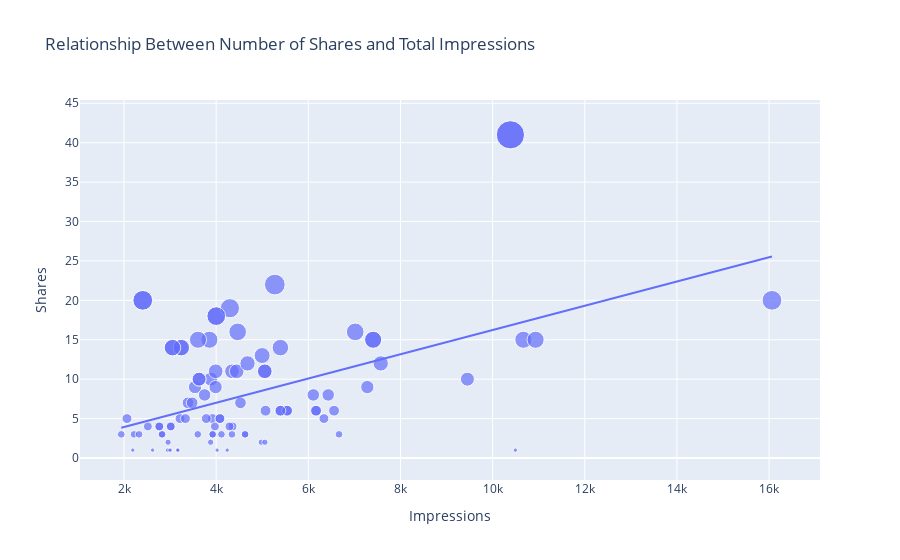

Here is the notebook cell this chart was saved with:
### Markdown cell above
Estimating the realationship between the number of impresssion and the number of shares, we can create a plot by visualizaing it below.

### Code cell
figure = px.scatter(data_frame = data, x="Impressions",
                    y="Shares", size="Shares", trendline="ols", 
                    title = "Relationship Between Number of Shares and Total Impressions")
figure.show()

### Figure 1 — Plotly figure (JSON) as saved in the notebook; plotly's stock layout.template omitted (floating-point values rounded to 4 significant figures)
{"data": [{"hovertemplate": "Impressions=%{x}<br>Shares=%{marker.size}<extra></extra>", "legendgroup": "", "marker": {"color": "#636efa", "size": [5, 14, 1, 7, 4, 10, 1, 9, 8, 3, 3, 14, 11, 5, 10, 11, 18, 1, 6, 20, 5, 4, 9, 14, 3, 5, 6, 4, 3, 4, 3, 15, 4, 3, 8, 0, 3, 11, 1, 3, 20, 13, 4, 2, 5, 19, 10, 3, 15, 41, 1, 16, 1, 8, 15, 9, 2, 7, 16, 14, 6, 5, 1, 0, 12, 5, 0, 15, 2, 3, 7, 0, 15, 6, 6, 0, 1, 11, 2, 6, 12, 22, 11, 18, 1, 6, 20, 10, 3, 15, 41, 1, 14, 3, 5, 6, 4, 3, 4], "sizemode": "area", "sizeref": 0.1025, "symbol": "circle"}, "mode": "markers", "name": "", "orientation": "v", "showlegend": false, "type": "scatter", "x": [3920, 5394, 4021, 4528, 2518, 3884, 2621, 3541, 3749, 4115, 2218, 3234, 4344, 3216, 9453, 5055, 4002, 3169, 6168, 2407, 2064, 3973, 7281, 3052, 4628, 4082, 5394, 2766, 3924, 3015, 6666, 3854, 4355, 4343, 6108, 2523, 2327, 3990, 2191, 1941, 16062, 4998, 4289, 3880, 3786, 4298, 3630, 2826, 7407, 10386, 2998, 7018, 2941, 6432, 10667, 3988, 4978, 3388, 4467, 3246, 5072, 6339, 4239, 3454, 7571, 3333, 3818, 10933, 5058, 3601, 3480, 3525, 3606, 5542, 6559, 3623, 10493, 4446, 2957, 5538, 4681, 5273, 5055, 4002, 3169, 6168, 2407, 3630, 2826, 7407, 10386, 2998, 3052, 4628, 4082, 5394, 2766, 3924, 3015], "xaxis": "x", "y": [5, 14, 1, 7, 4, 10, 1, 9, 8, 3, 3, 14, 11, 5, 10, 11, 18, 1, 6, 20, 5, 4, 9, 14, 3, 5, 6, 4, 3, 4, 3, 15, 4, 3, 8, 0, 3, 11, 1, 3, 20, 13, 4, 2, 5, 19, 10, 3, 15, 41, 1, 16, 1, 8, 15, 9, 2, 7, 16, 14, 6, 5, 1, 0, 12, 5, 0, 15, 2, 3, 7, 0, 15, 6, 6, 0, 1, 11, 2, 6, 12, 22, 11, 18, 1, 6, 20, 10, 3, 15, 41, 1, 14, 3, 5, 6, 4, 3, 4], "yaxis": "y"}, {"hovertemplate": "<b>OLS trendline</b><br>Shares = 0.00153881 * Impressions + 0.853544<br>R<sup>2</sup>=0.227164<br><br>Impressions=%{x}<br>Shares=%{y} <b>(trend)</b><extra></extra>", "legendgroup": "", "marker": {"color": "#636efa", "symbol": "circle"}, "mode": "lines", "name": "", "showlegend": false, "type": "scatter", "x": [1941, 2064, 2191, 2218, 2327, 2407, 2407, 2518, 2523, 2621, 2766, 2766, 2826, 2826, 2941, 2957, 2998, 2998, 3015, 3015, 3052, 3052, 3169, 3169, 3216, 3234, 3246, 3333, 3388, 3454, 3480, 3525, 3541, 3601, 3606, 3623, 3630, 3630, 3749, 3786, 3818, 3854, 3880, 3884, 3920, 3924, 3924, 3973, 3988, 3990, 4002, 4002, 4021, 4082, 4082, 4115, 4239, 4289, 4298, 4343, 4344, 4355, 4446, 4467, 4528, 4628, 4628, 4681, 4978, 4998, 5055, 5055, 5058, 5072, 5273, 5394, 5394, 5394, 5538, 5542, 6108, 6168, 6168, 6339, 6432, 6559, 6666, 7018, 7281, 7407, 7407, 7571, 9453, 10386, 10386, 10493, 10667, 10933, 16062], "xaxis": "x", "y": [3.84, 4.03, 4.225, 4.267, 4.434, 4.557, 4.557, 4.728, 4.736, 4.887, 5.11, 5.11, 5.202, 5.202, 5.379, 5.404, 5.467, 5.467, 5.493, 5.493, 5.55, 5.55, 5.73, 5.73, 5.802, 5.83, 5.849, 5.982, 6.067, 6.169, 6.209, 6.278, 6.302, 6.395, 6.403, 6.429, 6.439, 6.439, 6.623, 6.679, 6.729, 6.784, 6.824, 6.83, 6.886, 6.892, 6.892, 6.967, 6.99, 6.993, 7.012, 7.012, 7.041, 7.135, 7.135, 7.186, 7.377, 7.454, 7.467, 7.537, 7.538, 7.555, 7.695, 7.727, 7.821, 7.975, 7.975, 8.057, 8.514, 8.545, 8.632, 8.632, 8.637, 8.658, 8.968, 9.154, 9.154, 9.154, 9.375, 9.382, 10.25, 10.34, 10.34, 10.61, 10.75, 10.95, 11.11, 11.65, 12.06, 12.25, 12.25, 12.5, 15.4, 16.84, 16.84, 17.0, 17.27, 17.68, 25.57], "yaxis": "y"}], "layout": {"legend": {"itemsizing": "constant", "tracegroupgap": 0}, "title": {"text": "Relationship Between Number of Shares and Total Impressions"}, "xaxis": {"anchor": "y", "domain": [0, 1], "title": {"text": "Impressions"}}, "yaxis": {"anchor": "x", "domain": [0, 1], "title": {"text": "Shares"}}}}
